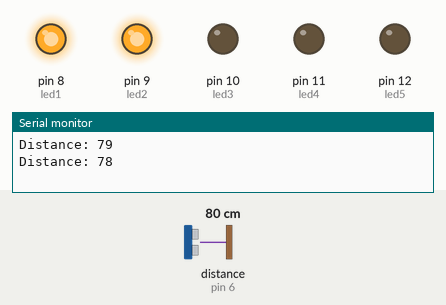
A sketch run on a simulated Arduino Uno, built with avr-gcc and run on an emulated ATmega328P. On the bench: output pins drawn as LEDs (lit = HIGH), the last lines printed to the serial monitor. Wiring (inferred from the names in the program): ultrasonic range finder: trigger pin 7; echo pin 6. Dashed ring = blinking. Inputs (shaded band) come from the test bench; at power-on: distance to the obstacle (sensor on pin 6) 80 cm. The echo pulse lasts 58.3 µs per cm; pins used as bus, display or sensor lines are not drawn.

Above: at 1.7 s.
1.8 s: distance to the obstacle (sensor on pin 6) set to 56 cm
At 2.06 s:
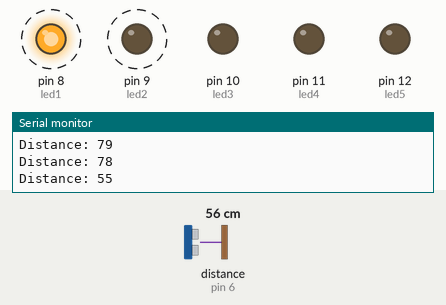
5.3 s: distance to the obstacle (sensor on pin 6) set to 47 cm
At 6.3 s:
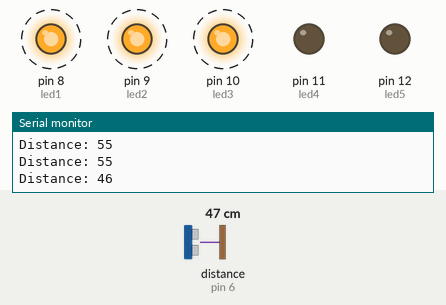
9.2 s: distance to the obstacle (sensor on pin 6) set to 23 cm
12.7 s: distance to the obstacle (sensor on pin 6) set to 19 cm
At 14.4 s:
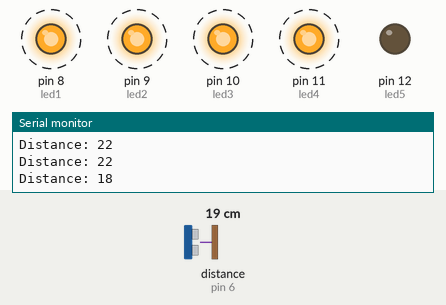
16.6 s: distance to the obstacle (sensor on pin 6) set to 12 cm
20.1 s: distance to the obstacle (sensor on pin 6) set to 9 cm
At 22.2 s:
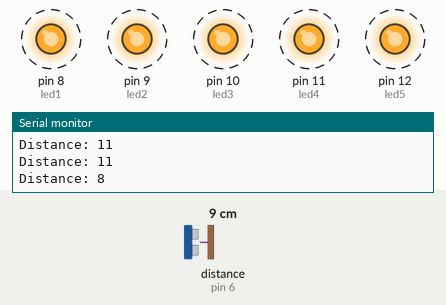
Timing chart, 0 to 25.0 s (numbered marks = the images above; inputs shaded):
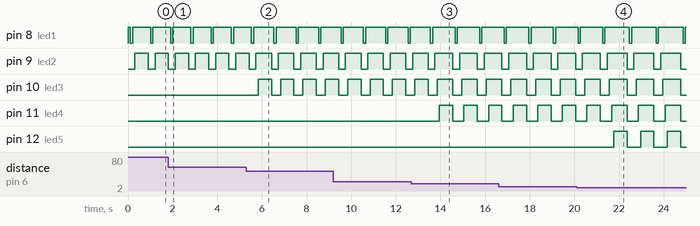

The sketch:

Distance_sensor.ino
```cpp
//LEDs
int led5 = 12;
int led4 = 11;
int led3 = 10;
int led2 = 9;
int led1 = 8;
const int MaxLED = 5;
int CurrentLed =  1;

//Ultrasonic Sensor
const int trigPin = 7;
const int echoPin = 6;
// defines variables
long duration;
int distance;

// the setup routine runs once when you press reset:
void setup() {
  // initialize the digital pin as an output.
  pinMode(led1, OUTPUT);
  pinMode(led2, OUTPUT);
  pinMode(led3, OUTPUT);
  pinMode(led4, OUTPUT);
  pinMode(led5, OUTPUT);

  pinMode(trigPin, OUTPUT); // Sets the trigPin as an Output
  pinMode(echoPin, INPUT); // Sets the echoPin as an Input
  Serial.begin(9600); // Starts the serial communication
  }


// the loop routine runs over and over again forever:
void loop() {
  if (CurrentLed > MaxLED || CurrentLed < 1)
  {
    CurrentLed = 1;
  }
  CurrentLed = DeterminePos();
  CurrentLed++;
  Alternate(CurrentLed);
  //CurrentLed++;
  delay(500);
  LEDsOFF();
}

int DeterminePos()
{
  int resulte = 0;
  // Clears the trigPin
  digitalWrite(trigPin, LOW);
  delayMicroseconds(2);
  // Sets the trigPin on HIGH state for 10 micro seconds
  digitalWrite(trigPin, HIGH);
  delayMicroseconds(10);
  digitalWrite(trigPin, LOW);
  // Reads the echoPin, returns the sound wave travel time in microseconds
  duration = pulseIn(echoPin, HIGH);
  // Calculating the distance
  distance= duration*0.034/2;
  // Prints the distance on the Serial Monitor
  Serial.print("Distance: ");
  Serial.println(distance);
  if (distance < 100)
  {
    if (distance < 50)
    {
      if (distance <20)
      {
        if (distance <10)
        {
          resulte = 5;
        }
        else
        {resulte = 4;}
      }
      else
      {resulte = 3;}
      }

    else
    {resulte = 2;}
  }
  else
  {resulte = 1;}

  return resulte;
  }

void FirstLED()
{
  digitalWrite(led1, HIGH);   // turn the LED on (HIGH is the voltage level)
  delay(100);               // wait for a second
  //digitalWrite(led1, LOW);    // turn the LED off by making the voltage LOW
  //delay(100);               // wait for a second
}

void SecondLED()
{
  digitalWrite(led2, HIGH);   // turn the LED on (HIGH is the voltage level)
  delay(100);               // wait for a second
  //digitalWrite(led2, LOW);    // turn the LED off by making the voltage LOW
  //delay(100);               // wait for a second
}

void ThirdLED()
{
  digitalWrite(led3, HIGH);   // turn the LED on (HIGH is the voltage level)
  delay(100);               // wait for a second
  //digitalWrite(led3, LOW);    // turn the LED off by making the voltage LOW
  //delay(100);               // wait for a second
}

void FourthLED()
{
  digitalWrite(led4, HIGH);   // turn the LED on (HIGH is the voltage level)
  delay(100);               // wait for a second
  //digitalWrite(led4, LOW);    // turn the LED off by making the voltage LOW
  //delay(100);               // wait for a second
}

void FithLED()
{
  digitalWrite(led5, HIGH);   // turn the LED on (HIGH is the voltage level)
  delay(100);               // wait for a second
  //digitalWrite(led5, LOW);    // turn the LED off by making the voltage LOW
  //delay(100);               // wait for a second
}

void LEDsOFF()
{
   digitalWrite(led1, LOW);    // turn the LED off by making the voltage LOW
    digitalWrite(led2, LOW);    // turn the LED off by making the voltage LOW
     digitalWrite(led3, LOW);    // turn the LED off by making the voltage LOW
      digitalWrite(led4, LOW);    // turn the LED off by making the voltage LOW
       digitalWrite(led5, LOW);    // turn the LED off by making the voltage LOW
  }


void Alternate(int ledNo)
{
  for (int i = 0; i < ledNo;i++)
  {switch(i)
  {
    case 1:
      FirstLED();
      break;

     case 2:
      SecondLED();
      break;

    case 3:
      ThirdLED();
      break;

    case 4:
      FourthLED();
      break;

    case 5:
      FithLED();
      break;

   default:
      digitalWrite(led1, HIGH);   // turn the LED on (HIGH is the voltage level)
      delay(100);               // wait for a second
      digitalWrite(led1, LOW);    // turn the LED off by making the voltage LOW
      delay(100);               // wait for a second
      break;
    }
  }
  }
```

Measured:
- the behaviour switches between 51 and 50 cm on distance to the obstacle (sensor on pin 6) (found by bisection; images 1 and 2)
- the behaviour switches between 21 and 20 cm on distance to the obstacle (sensor on pin 6) (found by bisection; images 2 and 3)
- the behaviour switches between 11 and 10 cm on distance to the obstacle (sensor on pin 6) (found by bisection; images 3 and 4)
- after the input at 5.3 s, pin 10 (led3): alternates HIGH for 0.60 s and LOW for 0.40 s, starting after 0.53 s
- after the input at 12.7 s, pin 11 (led4): alternates HIGH for 0.60 s and LOW for 0.50 s, starting after 1.3 s
- after the input at 20.1 s, pin 12 (led5): alternates HIGH for 0.60 s and LOW for 0.60 s, starting after 1.7 s
- by itself, pin 8 (led1): alternates HIGH for 1.1 s and LOW for 0.10 s
- by itself, pin 9 (led2): alternates HIGH for 0.90 s and LOW for 0.30 s
